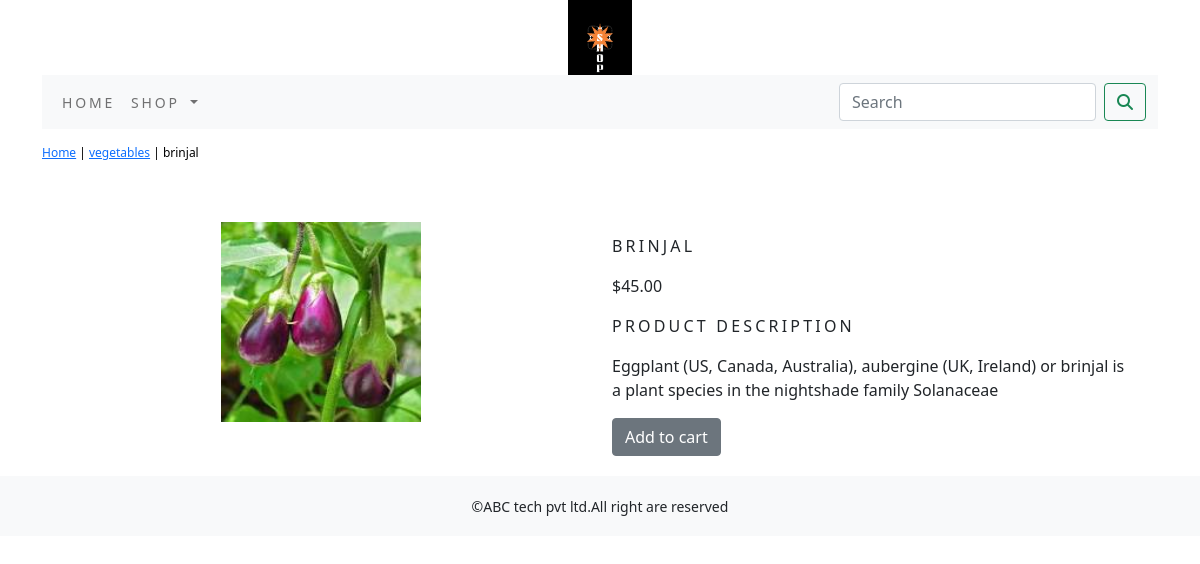
Screenshot of /shop/vegetables/brinjal/ with the database file from the repository.
### shop/models.py (models this page shows, shortened)
class Product(models.Model):
    name = models.CharField(max_length=250, unique=True)
    slug = models.SlugField(max_length=250, unique=True)
    description = models.TextField(blank=True)
    price=models.DecimalField(max_digits=10,decimal_places=2)
    category=models.ForeignKey(Category,on_delete=models.CASCADE)
    image = models.ImageField(upload_to='product', blank=True)
    stock=models.IntegerField()
    available=models.BooleanField(default=True)
    created=models.DateTimeField(auto_now_add=True)
    updated=models.DateTimeField(auto_now=True)
    class Meta:
        ordering = ('name',)
        verbose_name = 'product'
        verbose_name_plural = 'products'

class Category(models.Model):
    name=models.CharField(max_length=250,unique=True)
    slug=models.SlugField(max_length=250,unique=True)
    description=models.TextField(blank=True)
    image=models.ImageField(upload_to='category',blank=True)
    class Meta:
        ordering=('name',)
        verbose_name='category'
        verbose_name_plural='categories'
    def get_url(self):
        return reverse('shop:products_by_category',args=[self.slug])
    def __str__(self):
        return '{}'.format(self.name)

### shop/views.py (the view)
# urls.py: path('<slug:c_slug>/<slug:product_slug>/', views.proDetail, name='prodCatdetail'),
def proDetail(request,c_slug,product_slug):
    try:
        product=Product.objects.get(category__slug=c_slug,slug=product_slug)
    except Exception as e:
        raise e
    return render(request,'product.html',{'product':product})

### cart/context_processors.py (called while the page is built)
def counter(request):
    item_count=0
    if 'admin' in request.path:
        return {}
    else:
        try:
            cart=Cart.objects.filter(cart_id=_cart_id(request))
            cart_items=CartItem.objects.all().filter(cart=cart[:1])
            for cart_item in cart_items:
                item_count += cart_item.quantity
        except Cart.DoesNotExist:
            item_count=0
    return dict(item_count=item_count)

### cart/views.py (called while the page is built)
def _cart_id(request):
    cart=request.session.session_key
    if not cart:
        cart=request.session.create()
    return cart

### shop/context_processors.py (called while the page is built)
def menu_links(request):
    links=Category.objects.all()
    return dict(links=links)

### templates/product.html (shortened to what this page needs)
{% extends 'base.html' %}
{% load static %}
{% block content %}
<div class="row my_prod_row_class">
    <div class="mx_auto">
<p><a href="{% url 'shop:allProdCat' %}">Home</a> | <a href="{{product.category.get_url}}">{{product.category}}</a> | {{product.name}}</p>
    </div>
</div>
<div class="container">
<br>
<div class="row">
    <div class="col-12 col-sm-12 col-md-12 col-lg-6 text-center">
        <div style="min-width:18rem">
            <img src="{{product.image.url}}" alt="{{product.name}}" width="200px" height="200px;">
        </div>
    </div>
        <div class="col-12 col-sm-12  col-md-12 col-lg-6">
            <div>
            <h1 class="my_prod_title">{{product.name}}</h1>
            <p>${{product.price}}</p>
            <p class="my_title">Product Description</p>
            <p class="text-justify my_prod_text">{{product.description}}</p>
            {% if product.stock <= 0 %}
            <p class="text-justify my_prod_text"><b>Out of stock</b></p>
            {% else %}
            <a class="btn btn-secondary" href="{% url 'cart:add_cart' product.id %}" >Add to cart</a>
            {% endif %}
        </div>
            </div>
    </div>
</div>
</div>
{% endblock %}

### static/css/custom.css (style rules this page uses)
body { font-family: 'Roboto', sans-serif; }
.my_title { font-size:16px; text-transform:uppercase; letter-spacing:.2em; }
.my_prod_row_class { padding-top:15px; padding-bottom:20px; }
.my_prod_row_class .mx_auto { color:#000; font-size:12px; text-decoration:none; }
.my_prod_title { font-size:16px; text-transform:uppercase; letter-spacing:.2em; padding-top:15px; padding-bottom:10px; }
.my_prod_text { padding-right:20px; }

### rows the page displays
Product: category "vegetables", name "brinjal", image (picture), name "BRINJAL", price "45.00", description "Eggplant (US, Canada, Australia), aubergine (UK, Ireland) or brinjal is a plant species in the nightshade family Solanaceae"
